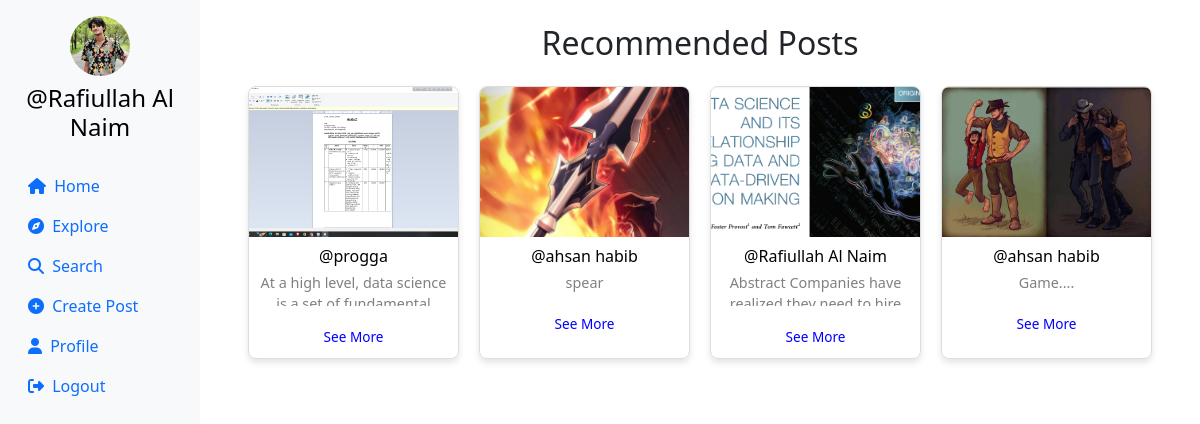
Page /explore (signed in) on the committed database.
### work/models.py (models this page shows, shortened)
class Profile(models.Model):
    user = models.ForeignKey(User, on_delete=models.CASCADE)
    id_user = models.IntegerField(primary_key=True, default=0)
    bio = models.TextField(blank=True, default='')
    profileimg = models.ImageField(upload_to='media/profile_images', default='media/blank-profile-picture.png')
    location = models.CharField(max_length=100, blank=True, default='')

class Post(models.Model):
    id = models.UUIDField(primary_key=True, default=uuid.uuid4)
    user = models.CharField(max_length=100)
    image = models.ImageField(upload_to='media/post_images')
    caption = models.TextField()
    created_at = models.DateTimeField(default=datetime.now)
    no_of_likes = models.IntegerField(default=0)

### work/views.py (the view)
# urls.py: path('explore', views.explore),
@login_required(login_url='/loginn')
def explore(request):
    post = Post.objects.all().order_by('-created_at')
    profile = Profile.objects.get(user=request.user)
    context = {
        'post': post,
        'profile': profile
    }
    return render(request, 'explore.html', context)

### templates/explore.html (shortened to what this page needs)
{% load static %}
<!DOCTYPE html>
<html lang="en">
<head>
    <link rel="stylesheet" href="https://maxcdn.bootstrapcdn.com/bootstrap/4.5.2/css/bootstrap.min.css">
    <link href="https://cdn.jsdelivr.net/npm/bootstrap@5.0.2/dist/css/bootstrap.min.css" rel="stylesheet"
>
    <link rel="stylesheet" href="{% static 'css/app.css' %}">
</head>
<body>
    <div class="container-fluid">
        <div class="row">
            <nav class="col-md-2 d-none d-md-block sidebar" style="position: fixed;">
                <div class="text-center mt-3">
                    <img src="{{profile.profileimg.url}}" alt="Profile Picture" class="profile-pic">
                    <h4 class="mt-2"><a href="/profile/{{user}}">@{{user}}</a></h4>
                </div>
                <ul class="nav flex-column mt-4">
                    <li class="nav-item">
                        <a class="nav-link active" href="/">
                            <i class="fa-solid fa-house mr-1"></i> Home
                        </a>
                    </li>
                    <li class="nav-item">
                        <a class="nav-link" href="/explore">
                            <i class="fa-solid fa-compass mr-1"></i> Explore
                        </a>
                    </li>
                    <li class="nav-item">
                        <a class="nav-link" href="#" data-bs-toggle="modal" data-bs-target="#exampleModal3">
                            <i class="fa-solid fa-magnifying-glass mr-1"></i> Search
                        </a>
                    </li>
                    <li class="nav-item">
                        <a class="nav-link" href="#" data-bs-toggle="modal" data-bs-target="#exampleModal"
                            data-bs-whatever="@getbootstrap">
                            <i class="fa-solid fa-circle-plus mr-1"></i> Create Post
                        </a>
                    </li>
                    <li class="nav-item">
                        <a class="nav-link" href="/profile/{{user}}">
                            <i class="fa-solid fa-user mr-1"></i> Profile
                        </a>
                    </li>
                    <li class="nav-item">
                        <a class="nav-link" href="/logoutt">
                            <i class="fa-solid fa-right-from-bracket mr-1"></i> Logout
                        </a>
                    </li>
                </ul>
            </nav>
            <main role="main" class="col-md-9 ml-sm-auto col-lg-10 px-md-4">
                <div class="container mt-4">
                    <h2 class="text-center mb-4">Recommended Posts</h2>
                    <div class="post-grid">
                        {% for pos in post %}
                        <div class="post-card">
                            <img src="{{pos.image.url}}" alt="Post Image" class="post-image">
                            <div class="post-content">
                                <h5>
                                    <a href="/profile/{{pos.user}}">@{{pos.user}}</a>
                                </h5>
                                <p class="post-text">{{pos.caption}}</p>
                                <span class="see-more">See More</span>
                            </div>
                        </div>
                        {% endfor %}
                    </div>
                </div>
            </main>
        </div>
    </div>
</body>
</html>

### templates/explore.html (style rules this page uses)
.sidebar { background-color: #f8f9fa; height: 100vh; color: black; }
.profile-pic { width: 60px; height: 60px; border-radius: 50%; object-fit: cover; }
a { color: black; text-decoration: none; }
.post-grid { display: grid; grid-template-columns: repeat(auto-fit, minmax(200px, 1fr)); gap: 20px; }
.post-card { border: 1px solid #ddd; border-radius: 8px; overflow: hidden; transition: box-shadow 0.3s; box-shadow: 0px 4px 6px rgba(0, 0, 0, 0.1); }
.post-image { width: 100%; height: 150px; object-fit: cover; }
.post-content { padding: 10px; text-align: center; }
.post-content h5 { margin-bottom: 5px; font-size: 1rem; }
.post-content p { font-size: 0.9rem; color: gray; max-height: 2.4em; overflow: hidden; text-overflow: ellipsis; display: -webkit-box; -webkit-line-clamp: 2; -webkit-box-orient: vertical; transition: max-height 0.3s ease-in-out; }
.see-more { cursor: pointer; color: blue; font-size: 0.85rem; margin-top: 5px; display: inline-block; }

### rows in the picture
Profile: profileimg (picture)
Post: image (picture), user "progga", caption "At a high level, data…"
Post: image (picture), user "ahsan habib", caption "spear"
Post: image (picture), user "Rafiullah Al Naim", caption "Abstract Companies…"
Post: image (picture), user "ahsan habib", caption "Game...."

### other values in the picture
{{ user }} "Rafiullah Al Naim"
